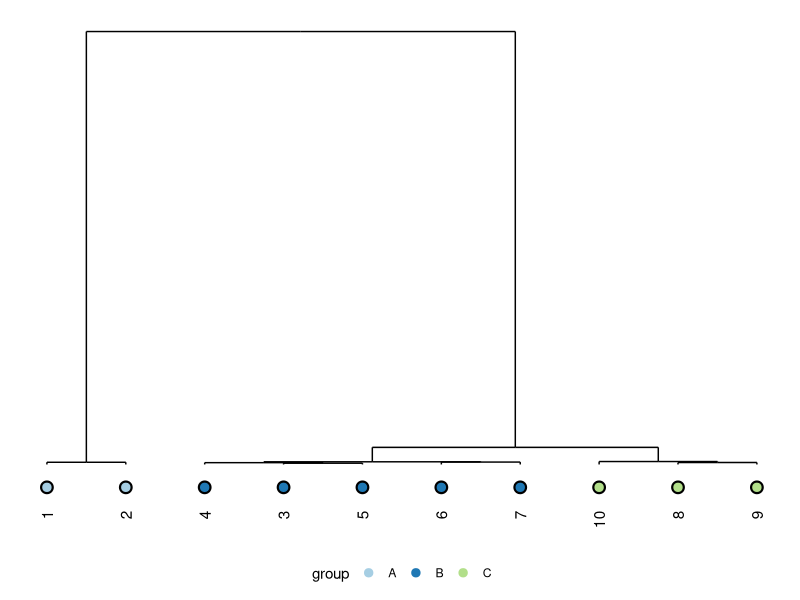

The R source for this figure:
## Pretty dendrogram with group leaves
## Hclust dendrogram plot

#Uses packages:
#   - ggplot2
#   - ggdendro
#   - RColorBrewer

plot_pretty_hclust <- function(data=NULL,sample=NULL,group=NULL,clustMethod="complete",assaydata="segments"){
    if(!require(RColorBrewer)){
        stop("requires RColorBrewer")
    }
    if(!require(ggplot2)){
        stop("requires ggplot2")
    }
    if(!require(ggdendro)){
        stop("requires ggdendro")
    }
    bin.hclust <- hclust(dist(t(data)))
    dendro.dat <- as.dendrogram(bin.hclust)
    dd.dat <- dendro_data(dendro.dat)
    
    colors.table <- data.frame(groups=levels(as.factor(group)),
                               color=brewer.pal(n = length(levels(as.factor(group))),
                                                name = 'Paired'))
    
    colors <- as.vector(colors.table$color[match(group[bin.hclust$order],colors.table$groups)])
    names(colors) <- colors.table$groups[match(group[bin.hclust$order],colors.table$groups)]
    
    p <- ggplot(ggdendro::segment(dd.dat)) +
        geom_segment(aes(x = x, y = y, xend = xend, yend = yend)) +
        geom_point(data = ggdendro::label(dd.dat),
                   aes(x = x,
                       y = -50),
                   size = 4, color = "black") +
        geom_point(data = ggdendro::label(dd.dat),
                   aes(x = x,
                       y = -50,
                       color = names(colors)),
                   size = 2.5 ) +
        geom_text(data = ggdendro::label(dd.dat),
                  aes(label = label,x = x, y = y),
                  angle=90,
                  nudge_y = -100,
                  hjust = 1) +
        scale_color_manual(name="group",values = colors[!duplicated(colors)],guide = guide_legend(nrow = 1)) +
        #scale_y_continuous(limits = c(-500,NA)) +
        theme(plot.background = element_blank(),
              axis.text = element_blank(),
              axis.ticks = element_blank(),
              axis.title = element_blank(),
              panel.background = element_blank(),
              legend.background = element_blank(),
              legend.position = "bottom",legend.justification = "center",
              legend.key = element_blank())
    return(p)
}

## Generate random data.set with 10 samples and 3 groups
samples <- c(LETTERS[1:10])
groups <- c(rep("A",times=2),rep("B",times=5),rep("C",times=3))
test.data <- matrix(c(rnorm(n = 20,mean = 300),
                      rnorm(n = 50,mean = 12),
                      rnorm(n = 30,mean = 1)),
                    nrow = 10,ncol = 10)
## Plot dendro
plot_pretty_hclust(data = test.data,sample = samples,group = groups)
